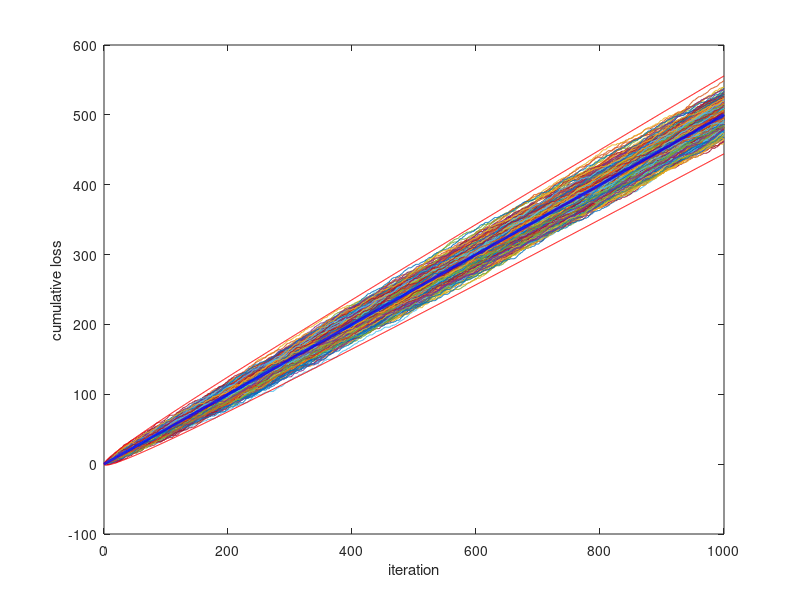

Write MATLAB code to recreate this figure.
n=1000;
m=500;

L=rand(n,m)-0.5;
L=sign(L)/2+0.5;

S=cumsum(L,1);

plot(S)
hold on;
plot(S(:,m+1:end),'b');

x=[0:n];
y=sqrt(log(m)*x/2);
plot(x,x/2+y,'r',x,x/2-y,'r',x,x/2,'b','LineWidth',2);
%plot(x,x,'b',x,-x,'b','LineWidth',3);
llim=1.5*y(end);
%ylim([-llim,llim+edge*n]);
xlim([0,n]);
hold off;
xlabel('iteration');
ylabel('cumulative loss');


